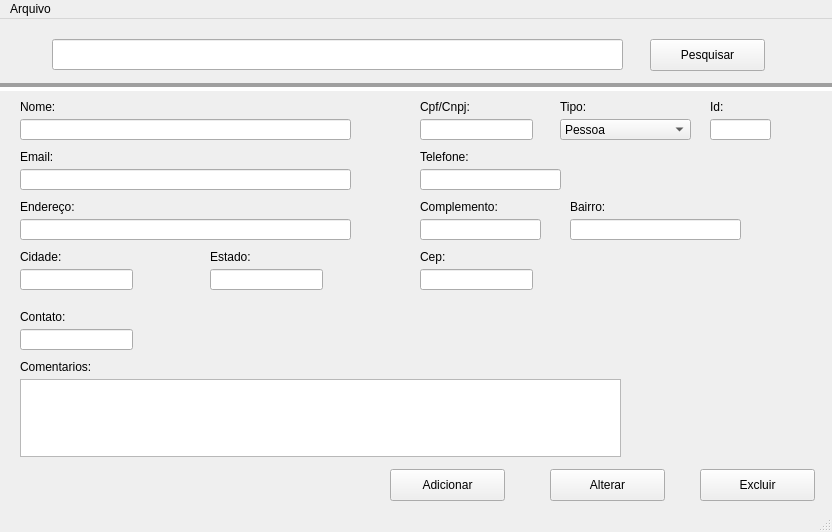
<?xml version="1.0" encoding="UTF-8"?>
<ui version="4.0">
 <class>MainWindow</class>
 <widget class="QMainWindow" name="MainWindow">
  <property name="geometry">
   <rect>
    <x>0</x>
    <y>0</y>
    <width>832</width>
    <height>532</height>
   </rect>
  </property>
  <property name="windowTitle">
   <string>MainWindow</string>
  </property>
  <widget class="QWidget" name="centralwidget">
   <widget class="QLabel" name="label">
    <property name="geometry">
     <rect>
      <x>20</x>
      <y>80</y>
      <width>59</width>
      <height>16</height>
     </rect>
    </property>
    <property name="text">
     <string>Nome:</string>
    </property>
   </widget>
   <widget class="QLabel" name="label_2">
    <property name="geometry">
     <rect>
      <x>420</x>
      <y>80</y>
      <width>59</width>
      <height>16</height>
     </rect>
    </property>
    <property name="text">
     <string>Cpf/Cnpj:</string>
    </property>
   </widget>
   <widget class="QLabel" name="label_3">
    <property name="geometry">
     <rect>
      <x>560</x>
      <y>80</y>
      <width>59</width>
      <height>16</height>
     </rect>
    </property>
    <property name="text">
     <string>Tipo:</string>
    </property>
   </widget>
   <widget class="QLineEdit" name="lineEdit">
    <property name="geometry">
     <rect>
      <x>20</x>
      <y>100</y>
      <width>331</width>
      <height>21</height>
     </rect>
    </property>
   </widget>
   <widget class="QLineEdit" name="lineEdit_2">
    <property name="geometry">
     <rect>
      <x>420</x>
      <y>100</y>
      <width>113</width>
      <height>21</height>
     </rect>
    </property>
   </widget>
   <widget class="QComboBox" name="comboBox">
    <property name="geometry">
     <rect>
      <x>560</x>
      <y>100</y>
      <width>131</width>
      <height>21</height>
     </rect>
    </property>
    <item>
     <property name="text">
      <string>Pessoa</string>
     </property>
    </item>
    <item>
     <property name="text">
      <string>Empresa</string>
     </property>
    </item>
    <item>
     <property name="text">
      <string>Representante</string>
     </property>
    </item>
   </widget>
   <widget class="QLabel" name="label_4">
    <property name="geometry">
     <rect>
      <x>20</x>
      <y>130</y>
      <width>59</width>
      <height>16</height>
     </rect>
    </property>
    <property name="text">
     <string>Email:</string>
    </property>
   </widget>
   <widget class="QLineEdit" name="lineEdit_3">
    <property name="geometry">
     <rect>
      <x>20</x>
      <y>150</y>
      <width>331</width>
      <height>21</height>
     </rect>
    </property>
   </widget>
   <widget class="QLabel" name="label_5">
    <property name="geometry">
     <rect>
      <x>20</x>
      <y>180</y>
      <width>71</width>
      <height>16</height>
     </rect>
    </property>
    <property name="text">
     <string>Endereço:</string>
    </property>
   </widget>
   <widget class="QLabel" name="label_6">
    <property name="geometry">
     <rect>
      <x>420</x>
      <y>180</y>
      <width>101</width>
      <height>16</height>
     </rect>
    </property>
    <property name="text">
     <string>Complemento:</string>
    </property>
   </widget>
   <widget class="QLineEdit" name="lineEdit_4">
    <property name="geometry">
     <rect>
      <x>20</x>
      <y>200</y>
      <width>331</width>
      <height>21</height>
     </rect>
    </property>
   </widget>
   <widget class="QLineEdit" name="lineEdit_5">
    <property name="geometry">
     <rect>
      <x>420</x>
      <y>200</y>
      <width>121</width>
      <height>21</height>
     </rect>
    </property>
   </widget>
   <widget class="QLabel" name="label_7">
    <property name="geometry">
     <rect>
      <x>420</x>
      <y>130</y>
      <width>59</width>
      <height>16</height>
     </rect>
    </property>
    <property name="text">
     <string>Telefone:</string>
    </property>
   </widget>
   <widget class="QLineEdit" name="lineEdit_6">
    <property name="geometry">
     <rect>
      <x>420</x>
      <y>150</y>
      <width>141</width>
      <height>21</height>
     </rect>
    </property>
   </widget>
   <widget class="QLabel" name="label_8">
    <property name="geometry">
     <rect>
      <x>570</x>
      <y>180</y>
      <width>59</width>
      <height>16</height>
     </rect>
    </property>
    <property name="text">
     <string>Bairro:</string>
    </property>
   </widget>
   <widget class="QLineEdit" name="lineEdit_7">
    <property name="geometry">
     <rect>
      <x>570</x>
      <y>200</y>
      <width>171</width>
      <height>21</height>
     </rect>
    </property>
   </widget>
   <widget class="Line" name="line_2">
    <property name="geometry">
     <rect>
      <x>-10</x>
      <y>60</y>
      <width>851</width>
      <height>16</height>
     </rect>
    </property>
    <property name="lineWidth">
     <number>4</number>
    </property>
    <property name="orientation">
     <enum>Qt::Horizontal</enum>
    </property>
   </widget>
   <widget class="QPushButton" name="pushButton">
    <property name="geometry">
     <rect>
      <x>650</x>
      <y>20</y>
      <width>115</width>
      <height>32</height>
     </rect>
    </property>
    <property name="text">
     <string>Pesquisar</string>
    </property>
   </widget>
   <widget class="QLineEdit" name="lineEdit_8">
    <property name="geometry">
     <rect>
      <x>52</x>
      <y>20</y>
      <width>571</width>
      <height>31</height>
     </rect>
    </property>
   </widget>
   <widget class="QLabel" name="label_9">
    <property name="geometry">
     <rect>
      <x>20</x>
      <y>230</y>
      <width>59</width>
      <height>16</height>
     </rect>
    </property>
    <property name="text">
     <string>Cidade:</string>
    </property>
   </widget>
   <widget class="QLabel" name="label_10">
    <property name="geometry">
     <rect>
      <x>210</x>
      <y>230</y>
      <width>59</width>
      <height>16</height>
     </rect>
    </property>
    <property name="text">
     <string>Estado:</string>
    </property>
   </widget>
   <widget class="QLabel" name="label_11">
    <property name="geometry">
     <rect>
      <x>420</x>
      <y>230</y>
      <width>59</width>
      <height>16</height>
     </rect>
    </property>
    <property name="text">
     <string>Cep:</string>
    </property>
   </widget>
   <widget class="QLineEdit" name="lineEdit_9">
    <property name="geometry">
     <rect>
      <x>20</x>
      <y>250</y>
      <width>113</width>
      <height>21</height>
     </rect>
    </property>
   </widget>
   <widget class="QLineEdit" name="lineEdit_10">
    <property name="geometry">
     <rect>
      <x>210</x>
      <y>250</y>
      <width>113</width>
      <height>21</height>
     </rect>
    </property>
   </widget>
   <widget class="QLineEdit" name="lineEdit_11">
    <property name="geometry">
     <rect>
      <x>420</x>
      <y>250</y>
      <width>113</width>
      <height>21</height>
     </rect>
    </property>
   </widget>
   <widget class="QLabel" name="label_12">
    <property name="geometry">
     <rect>
      <x>20</x>
      <y>290</y>
      <width>59</width>
      <height>16</height>
     </rect>
    </property>
    <property name="text">
     <string>Contato:</string>
    </property>
   </widget>
   <widget class="QLineEdit" name="lineEdit_12">
    <property name="geometry">
     <rect>
      <x>20</x>
      <y>310</y>
      <width>113</width>
      <height>21</height>
     </rect>
    </property>
   </widget>
   <widget class="QLabel" name="label_13">
    <property name="geometry">
     <rect>
      <x>20</x>
      <y>340</y>
      <width>101</width>
      <height>16</height>
     </rect>
    </property>
    <property name="text">
     <string>Comentarios:</string>
    </property>
   </widget>
   <widget class="QTextEdit" name="textEdit">
    <property name="geometry">
     <rect>
      <x>20</x>
      <y>360</y>
      <width>601</width>
      <height>78</height>
     </rect>
    </property>
   </widget>
   <widget class="QPushButton" name="pushButton_2">
    <property name="geometry">
     <rect>
      <x>390</x>
      <y>450</y>
      <width>115</width>
      <height>32</height>
     </rect>
    </property>
    <property name="text">
     <string>Adicionar</string>
    </property>
   </widget>
   <widget class="QPushButton" name="pushButton_3">
    <property name="geometry">
     <rect>
      <x>550</x>
      <y>450</y>
      <width>115</width>
      <height>32</height>
     </rect>
    </property>
    <property name="text">
     <string>Alterar</string>
    </property>
   </widget>
   <widget class="QPushButton" name="pushButton_4">
    <property name="geometry">
     <rect>
      <x>700</x>
      <y>450</y>
      <width>115</width>
      <height>32</height>
     </rect>
    </property>
    <property name="text">
     <string>Excluir</string>
    </property>
   </widget>
   <widget class="QLabel" name="label_14">
    <property name="geometry">
     <rect>
      <x>710</x>
      <y>80</y>
      <width>59</width>
      <height>16</height>
     </rect>
    </property>
    <property name="text">
     <string>Id:</string>
    </property>
   </widget>
   <widget class="QLineEdit" name="lineEdit_13">
    <property name="geometry">
     <rect>
      <x>710</x>
      <y>100</y>
      <width>61</width>
      <height>21</height>
     </rect>
    </property>
   </widget>
  </widget>
  <widget class="QMenuBar" name="menubar">
   <property name="geometry">
    <rect>
     <x>0</x>
     <y>0</y>
     <width>832</width>
     <height>22</height>
    </rect>
   </property>
   <widget class="QMenu" name="menuCadastros">
    <property name="title">
     <string>Arquivo</string>
    </property>
    <addaction name="actionCadastro"/>
    <addaction name="actionMateria_Prima"/>
    <addaction name="actionFechar_2"/>
    <addaction name="actionFechar_3"/>
   </widget>
   <addaction name="menuCadastros"/>
  </widget>
  <widget class="QStatusBar" name="statusbar"/>
  <action name="actionCadastro">
   <property name="text">
    <string>Cadastro</string>
   </property>
  </action>
  <action name="actionFechar">
   <property name="text">
    <string>Fechar</string>
   </property>
  </action>
  <action name="actionMateria_Prima">
   <property name="text">
    <string>Produtos</string>
   </property>
  </action>
  <action name="actionFechar_2">
   <property name="text">
    <string>Materia Prima</string>
   </property>
  </action>
  <action name="actionFechar_3">
   <property name="text">
    <string>Fechar</string>
   </property>
  </action>
 </widget>
 <resources/>
 <connections/>
</ui>
